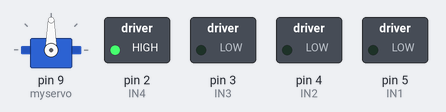
This sketch was run on a simulated Arduino Uno, built with avr-gcc and run on an emulated ATmega328P. Shown: servo, switched loads named in the sketch (green lamp = pin HIGH).

Above: at 0.1 s.
Timing chart, 0 to 1.6 s (numbered marks = the images above):
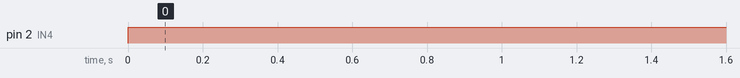

The sketch:

xeTranhVatCan.ino
```cpp
#include<Servo.h>
#include<UltraDistSensor.h>
#define IN1 5
#define IN2 4
#define IN3 3
#define IN4 2
#define MAX_SPEED 255 //từ 0-255
#define MIN_SPEED 0
int phai,trai;
Servo myservo;
UltraDistSensor mysensor;
int pos = 0;
float reading;
void setup()
{
  pinMode(IN1, OUTPUT);
  pinMode(IN2, OUTPUT);
  pinMode(IN3, OUTPUT);
  pinMode(IN4, OUTPUT);
  myservo.attach(9);
  mysensor.attach(6,7);
  Serial.begin(9600);
}
void motor_1_Dung()
{
  digitalWrite(IN1, LOW);
  digitalWrite(IN2, LOW);
}
 void motor_2_Dung()
{
  digitalWrite(IN3, LOW);
  digitalWrite(IN4, LOW);
}
void motor_1_Tien(int speed)
{
  speed = constrain(speed, MIN_SPEED, MAX_SPEED);
  digitalWrite(IN1, HIGH);
  analogWrite(IN2, 255 - speed);
}
 void motor_1_Lui(int speed)
{
  speed = constrain(speed, MIN_SPEED, MAX_SPEED);
  digitalWrite(IN1, LOW);
  analogWrite(IN2, speed);
}
 void motor_2_Lui(int speed)
{
  speed = constrain(speed, MIN_SPEED, MAX_SPEED);
  analogWrite(IN4, speed);
  digitalWrite(IN3, LOW);
}
 void motor_2_Tien(int speed)
{
  speed = constrain(speed, MIN_SPEED, MAX_SPEED);
  analogWrite(IN4, 255 - speed);
  digitalWrite(IN3, HIGH);
}
 void quayTrai()
 {
   for (pos = 0; pos <= 170; pos++)
    {
       myservo.write(pos);
       delay(5);
    }
 }
 void quayPhai()
 {
   for (pos = 90; pos >= 0; pos--)
    {
       myservo.write(pos);
       delay(5);
    }
 }
 void traihonphai()
 {
   myservo.write(90);
    motor_1_Dung() ;
    motor_2_Dung() ;
    delay(500);
    motor_1_Lui(MAX_SPEED);
    motor_2_Lui(MAX_SPEED);
    delay(500);
    motor_1_Dung() ;
    motor_2_Dung() ;
    delay(500);
    motor_1_Tien(MAX_SPEED);
    motor_2_Dung() ;
    delay(300);
    motor_1_Dung() ;
    motor_2_Dung() ;
    delay(1000);
 }
 void phaihontrai()
 {
   myservo.write(90);
    motor_1_Dung() ;
    motor_2_Dung() ;
    delay(500);
    motor_1_Lui(MAX_SPEED);
    motor_2_Lui(MAX_SPEED);
    delay(500);
    motor_1_Dung() ;
    motor_2_Dung() ;
    delay(500);
    motor_2_Tien(MAX_SPEED);
    motor_1_Dung() ;
    delay(300);
    motor_1_Dung() ;
    motor_2_Dung() ;
    delay(1000);
 }
 void quay()
 {
    for (pos = 90; pos >= 80; pos--)
    {
       myservo.write(pos);
       delay(5);
    }
  for (pos = 80; pos <= 110; pos++)
    {
       myservo.write(pos);
       delay(5);
    }

 }
 void loop()
{
   motor_2_Lui(MAX_SPEED);
}
```

Measured:
- by itself, pin 2 (IN4): LOW → HIGH at 0.00 s
